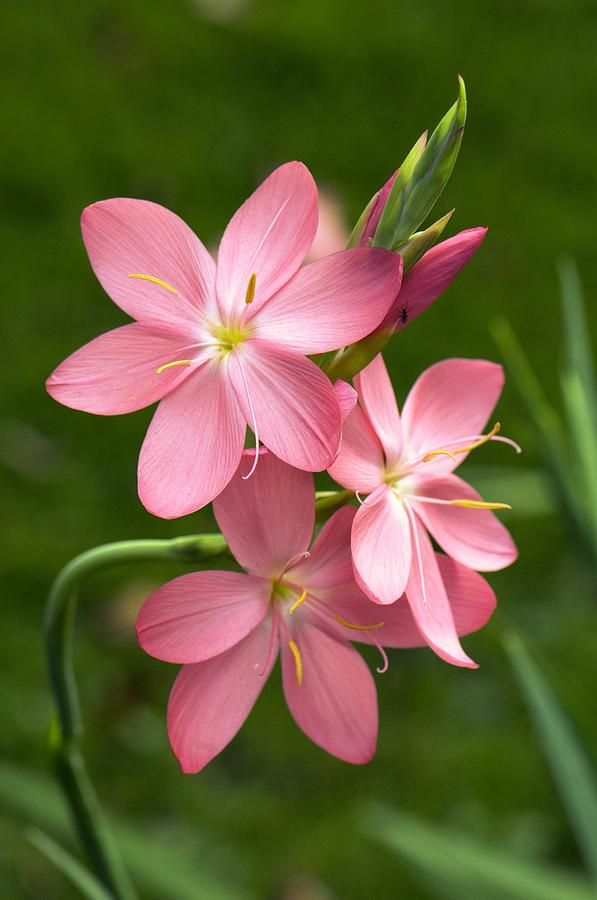
#> input picture Day24/flower.jpg, 597 x 900 px
$ python threshold.py
#> lines starting #> are read from the running program, lines starting #| are printed output that depends on the picture; after the words box and inside, x2 and y2 are one past the last pixel; in counts of white or black regions, pixels touching at a corner belong together
import cv2

orignal_image = cv2.imread("flower.jpg",cv2.IMREAD_GRAYSCALE)
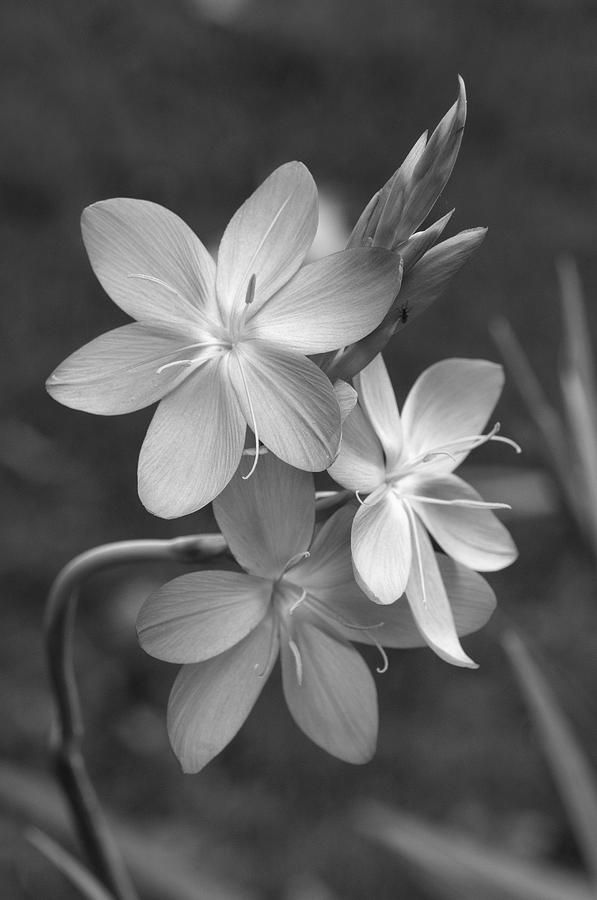
#> orignal_image: shape (900, 597); min 0, max 254, mean 93.3
image = cv2.resize(orignal_image, None, fx=0.5, fy=0.5)

ret, thresh_img= cv2.threshold(image,120,255,cv2.THRESH_BINARY)
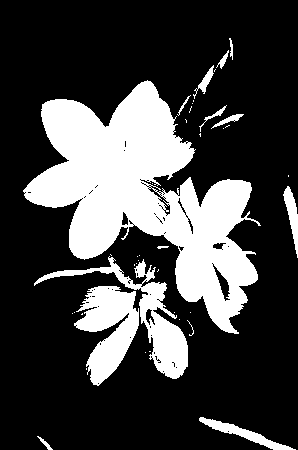
#> thresh_img: shape (450, 298); 26.1% white; 40 white regions (26 under 20 px), largest, box (x1, y1, x2, y2) and area: (23, 80, 261, 334) 25912, (74, 286, 139, 386) 3635, (34, 256, 188, 379) 3487

cv2.imshow("Orignal Image",image)
cv2.imshow("Threshold image",thresh_img)
cv2.imwrite("threshold_img.jpg",thresh_img)

cv2.waitKey(0)
cv2.destroyAllWindows()
